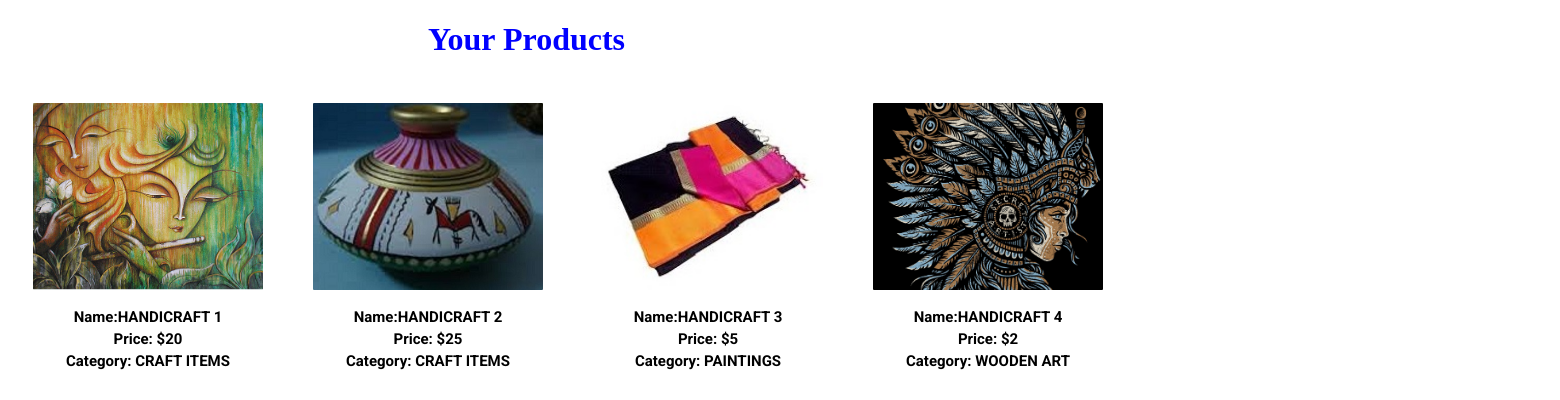
The app's page /artistproduct.php (signed in) with its own data.
### tables this page shows
CREATE TABLE `image` (
  `user_name` varchar(255) NOT NULL,
  `product_name` varchar(255) NOT NULL,
  `product_category` varchar(255) NOT NULL,
  `product_cost` varchar(255) NOT NULL,
  `product_description` text NOT NULL,
  `image` varchar(255) NOT NULL,
  `location` varchar(255) NOT NULL
);

### artistproduct.php (the view, shortened to what this page needs)
<!DOCTYPE html>
<html lang="en">
<head>
</head>
<link class="jsbin" href="http://ajax.googleapis.com/ajax/libs/jqueryui/1/themes/base/jquery-ui.css" rel="stylesheet" type="text/css" />
<h1 style="color: blue;position:relative;left: 420px;" >Your Products <Poducts></Poducts></h1>
</body>
</html>
<?php
$db = mysqli_connect('localhost', 'root', '', 'sih');
$a= $_SESSION['username'];
$sql = "SELECT product_cost,product_name,location,product_category FROM image  WHERE image.user_name='$a'   ";
$s= mysqli_query($db,$sql);
while ($row = mysqli_fetch_array($s) ) {
        echo "<table><tr>
                <th><img class = 'img1' src='" . $row['location'] . "'>
                </th>
                </tr>
                 <td style='text-align:center'>Name:$row[product_name]</td>
                </tr>
                <tr>
                <td style='text-align:center'>Price: $row[product_cost]</td>
                </tr>
                <tr>
                <td style='text-align:center'>Category: $row[product_category]</td>
                </tr>
                </table>";
}
?>

### artistproduct.php (style rules this page uses)
* { box-sizing: border-box; }
table { position: static; display: inline-table; font-weight: bold; font-family:'Roboto', sans-serif; width: 120px; margin-top: 10px; margin-left:12px; margin-right:12px; background-color:white; color:black; font-family: 'Roboto', sans-serif; font-size:15px; border-radius: 3px; }
.img1 { position: relative; width: 230px; height: 187px; object-fit:cover; margin: 10px; border-radius:1px; }
table tr { padding:10px; }

### records on screen
image: location (picture), product_name "HANDICRAFT 1", product_cost "$20", product_category "CRAFT ITEMS"
image: location (picture), product_name "HANDICRAFT 2", product_cost "$25", product_category "CRAFT ITEMS"
image: location (picture), product_name "HANDICRAFT 3", product_cost "$5", product_category "PAINTINGS"
image: location (picture), product_name "HANDICRAFT 4", product_cost "$2", product_category "WOODEN ART"
